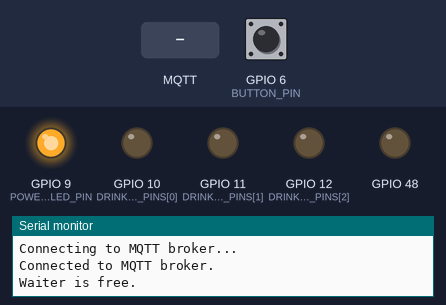
A sketch run on a simulated ESP32-S3. Parts: output pins drawn as LEDs (lit = HIGH), the last lines printed to the serial monitor. Inputs (shaded band) come from the test bench; at power-on: GPIO 6 (BUTTON_PIN) LOW. WiFi joins after 1.5 s; servers stay silent unless stated; no MQTT or app messages arrive unless stated.

Above: at 3.2 s.
3.3 s: MQTT message "drink1" arrives on the first subscribed topic
At 3.7 s:
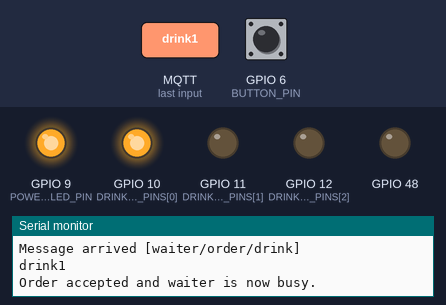
4.8 s: GPIO 6 (BUTTON_PIN) pulled HIGH for 0.15 s
At 4.92 s:
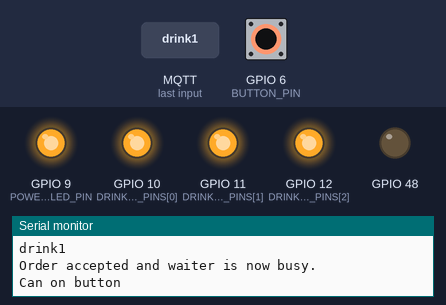
6.5 s: MQTT message "drink2" arrives on the first subscribed topic
At 7.3 s:
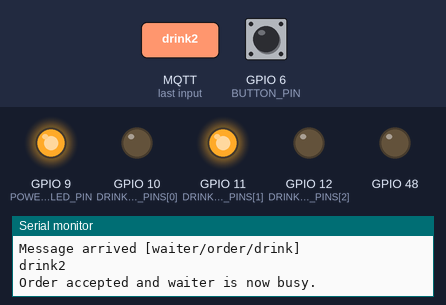
8.0 s: GPIO 6 (BUTTON_PIN) pulled HIGH for 1 s
At 9.9 s:
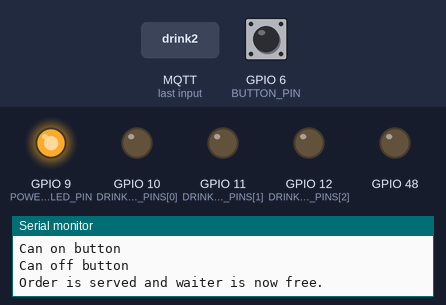
10.5 s: MQTT message "drink3" arrives on the first subscribed topic
At 11.6 s:
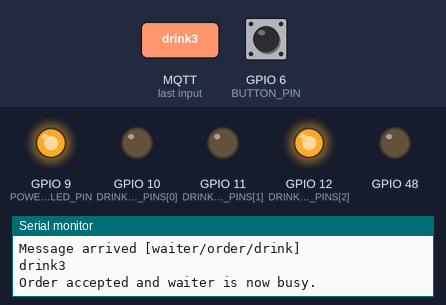
12.0 s: GPIO 6 (BUTTON_PIN) pulled HIGH for 3.2 s
At 13.4 s:
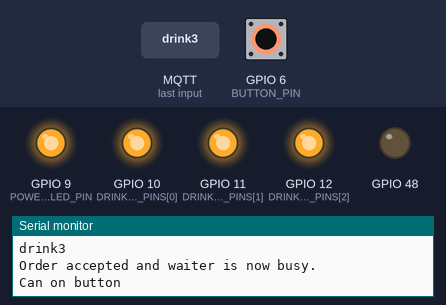
Timing chart, 0 to 16.8 s (numbered marks = the images above; inputs shaded):
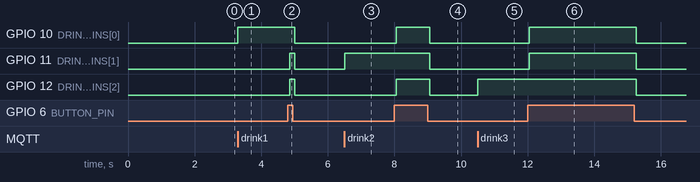

Measured:
- after the input at 3.3 s, GPIO 10 (DRINK_LED_PINS[0]): LOW → HIGH at once
- after the input at 4.8 s, GPIO 10 (DRINK_LED_PINS[0]): HIGH → LOW after 0.20 s; GPIO 11 (DRINK_LED_PINS[1]), GPIO 12 (DRINK_LED_PINS[2]): LOW → HIGH after 0.05 s, → LOW 0.15 s later
- after the input at 6.5 s, GPIO 11 (DRINK_LED_PINS[1]): LOW → HIGH at once
- after the input at 8.0 s, GPIO 10 (DRINK_LED_PINS[0]), GPIO 12 (DRINK_LED_PINS[2]): LOW → HIGH after 0.05 s, → LOW 1.0 s later; GPIO 11 (DRINK_LED_PINS[1]): HIGH → LOW after 1.1 s
- after the input at 10.5 s, GPIO 12 (DRINK_LED_PINS[2]): LOW → HIGH at once
- after the input at 12.0 s, GPIO 10 (DRINK_LED_PINS[0]), GPIO 11 (DRINK_LED_PINS[1]): LOW → HIGH after 0.05 s, → LOW 3.2 s later; GPIO 12 (DRINK_LED_PINS[2]): HIGH → LOW after 3.3 s

The sketch:

tiago.ino
```cpp
#include <WiFi.h>
#include <PubSubClient.h>

// ############ CONSTANTS ############

// ### 1. WIFI SETTINGS ###

const char* SSID = "ProFab";
const char* PASSWORD = "1700_UniFR.&";

// ### 2. MQTT SETTINGS ###

const char* MQTT_SERVER = "raspcg.local"; // Set to Christine's pi
// const char* MQTT_SERVER = "raspberrypidrm.local"; // Set to Dario's pi

const int MQTT_PORT = 1883;

const char* MQTT_STATUS_TOPIC = "order/status"; // Gives the status of completion of the order
const char* MQTT_WAITER_TOPIC = "waiter/status"; // Gives the status of the robot
const char* MQTT_DRINK_TOPIC = "waiter/order/drink"; // Gives the value of the drink that is ordered

// ### 3. HARDWARE SETTINGS ###

const int POWER_LED_PIN = 9; // Is turned on when Arduino is running.

const int BUTTON_PIN = 6;
unsigned long DEBOUNCE_DELAY = 50;

const int DRINK_LED_PINS[] = {10, 11, 12};
const int NB_DRINK_PINS = 3;

// ############ GLOBAL VARIABLES ############

bool is_busy = false; // True if TIAGo is serving an order

int debounced_button_state = LOW;
int last_button_state = LOW;
unsigned long last_debounce_time = 0;

WiFiClient espClient;
PubSubClient client(espClient);

// ############ HELPER FUNCTIONS ############

void reconnectMQTT() {
    while (!client.connected()) {
        Serial.println("Connecting to MQTT broker...");
        if (client.connect("tiagoClient")) {
            Serial.println("Connected to MQTT broker.");
            client.subscribe(MQTT_DRINK_TOPIC);
        } else {
            Serial.println("Failed to connect to MQTT broker, rc = " + String(client.state()) + ".");
            Serial.println("Trying again in 5 seconds.");
            delay(5000);
        }
    }
}

void onMessageReceived(char* topic, byte* payload, unsigned int length) {
    Serial.println("Message arrived [" + String(topic) + "]");

    // Print message
    String message = "";
    for (int i = 0; i < length; i++) {
      message += (char)payload[i];
    }
    Serial.println(message);

    // Manage message
    if (strcmp(topic, MQTT_DRINK_TOPIC) == 0) {
      if (!is_busy && validateDrink(message)) {
        is_busy = true;
        turnOnDrinkLED(message);
        client.publish(MQTT_WAITER_TOPIC, "busy");
        client.publish(MQTT_STATUS_TOPIC, "accepted");
        Serial.println("Order accepted and waiter is now busy.");
      }
    } else {
      Serial.println("Error : Unrecognized topic.");
    }
}

bool validateDrink(String drink) {
  if (drink == "drink1" || drink == "drink2" || drink == "drink3") {
    return true;
  } else {
    Serial.println("Error : Unrecognized drink value.");
    return false;
  }
}

void turnOnDrinkLED(String drink) {
  for (int i = 0; i < NB_DRINK_PINS; i++) {
    digitalWrite(DRINK_LED_PINS[i], LOW);
  }
  if (drink == "drink1") {
    digitalWrite(DRINK_LED_PINS[0], HIGH);
  } else if (drink == "drink2") {
    digitalWrite(DRINK_LED_PINS[1], HIGH);
  } else if (drink == "drink3") {
    digitalWrite(DRINK_LED_PINS[2], HIGH);
  }
}

// ############ MAIN ############

void setup() {
    // Set up pins
    pinMode(LED_BUILTIN, OUTPUT);
    for (int i = 0; i < NB_DRINK_PINS; i++) {
      pinMode(DRINK_LED_PINS[i], OUTPUT);
    }
    pinMode(POWER_LED_PIN, OUTPUT);
    pinMode(BUTTON_PIN, INPUT);

    Serial.begin(115200);

    // Set up WIFI
    WiFi.begin(SSID, PASSWORD);
    while (WiFi.status() != WL_CONNECTED) {
        delay(1000);
        Serial.println("Connecting to WiFi...");
    }
    Serial.println("Connected to WiFi.");

    // Set up MQTT
    client.setServer(MQTT_SERVER, MQTT_PORT);
    client.setCallback(onMessageReceived);

    digitalWrite(POWER_LED_PIN, HIGH); // Turn power LED on to show that the setup is done
}

void loop() {
    if (!client.connected()) {
      reconnectMQTT();
      if (!is_busy) {
          Serial.println("Waiter is free.");
          client.publish(MQTT_WAITER_TOPIC, "free");
      }
    }

    if (is_busy) {
      int current_button_state = digitalRead(BUTTON_PIN);

      if (current_button_state != last_button_state) {
        last_debounce_time = millis();
      }

      // If button is pressed long enough not to be considered a false positive
      if ((millis() - last_debounce_time) > DEBOUNCE_DELAY) {
        if (current_button_state != debounced_button_state) {
          debounced_button_state = current_button_state;

          if (debounced_button_state == HIGH) {
            client.publish(MQTT_STATUS_TOPIC, "drink_received");
            Serial.println("Can on button");

            // Turn on the LEDs to show that the drink is on the TIAGo
            for (int i = 0; i < NB_DRINK_PINS; i++) {
              digitalWrite(DRINK_LED_PINS[i], HIGH);
            }
          } else {
            client.publish(MQTT_STATUS_TOPIC, "drink_picked_up");
            Serial.println("Can off button");
            client.publish(MQTT_WAITER_TOPIC, "free");
            Serial.println("Order is served and waiter is now free.");
            is_busy = false; // TIAGo finished serving the order

            // Turn off the LEDs to show that the drink is off the TIAGo
            for (int i = 0; i < NB_DRINK_PINS; i++) {
              digitalWrite(DRINK_LED_PINS[i], LOW);
            }
          }
        }
      }
      last_button_state = current_button_state;
    }
    client.loop();
}
```
